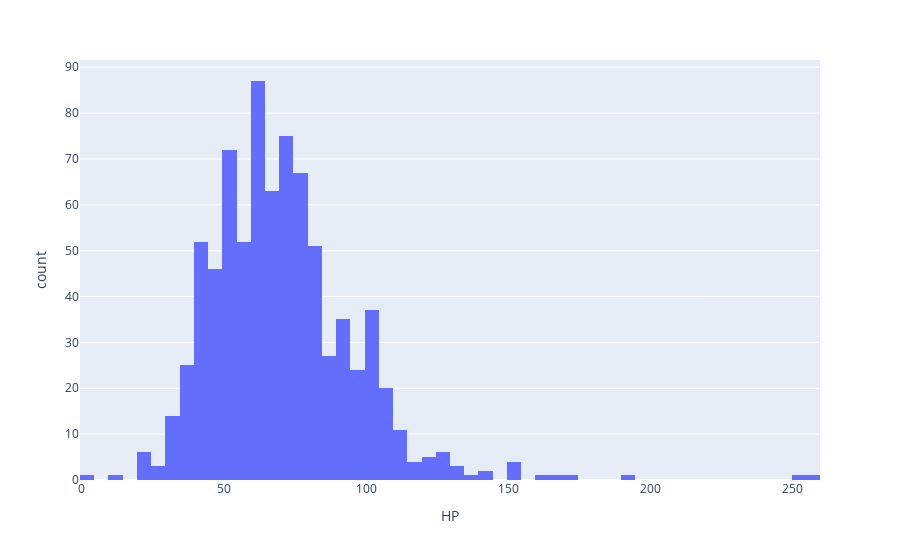

Notebook source saved alongside this figure:
### Code cell
px.histogram(df,x="HP")

### Figure 1 — Plotly figure (JSON) as saved in the notebook; plotly's stock layout.template omitted (floating-point values rounded to 4 significant figures; data arrays with more than 128 entries replaced by an {"elided": "..."} marker saying what was removed)
{"data": [{"alignmentgroup": "True", "bingroup": "x", "hovertemplate": "HP=%{x}<br>count=%{y}<extra></extra>", "legendgroup": "", "marker": {"color": "#636efa", "pattern": {"shape": ""}}, "name": "", "offsetgroup": "", "orientation": "v", "showlegend": false, "type": "histogram", "x": {"elided": "800 int values"}, "xaxis": "x", "yaxis": "y"}], "layout": {"barmode": "relative", "legend": {"tracegroupgap": 0}, "margin": {"t": 60}, "xaxis": {"anchor": "y", "domain": [0, 1], "title": {"text": "HP"}}, "yaxis": {"anchor": "x", "domain": [0, 1], "title": {"text": "count"}}}}
